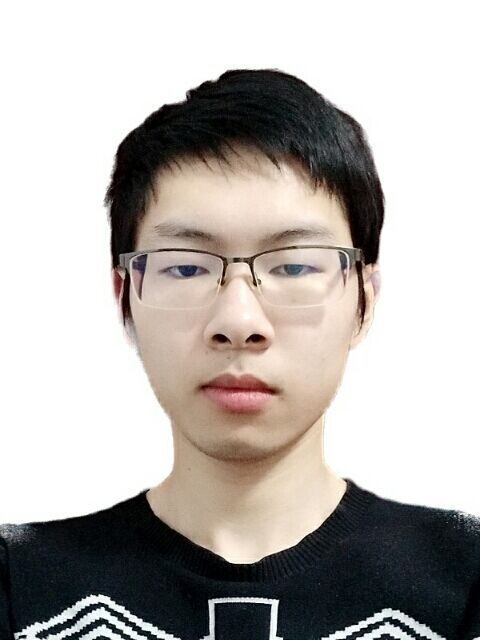
#> input picture Serve/Picture/2017213023.jpg, 480 x 640 px; its folder holds only this picture in this run
$ python training.py
#> lines starting #> are read from the running program, lines starting #| are printed output that depends on the picture
import os
import cv2 as cv
import sys
import numpy as np
from PIL import Image

def getImageAndLabels(path):
#> called with path = './Picture/'
    facesSamples = []
    ids = []
    imagePaths = [os.path.join(path, f) for f in os.listdir(path)]
    print(imagePaths)
    # #检测人脸
    face_detector = cv.CascadeClassifier(
        'confing/haarcascade_frontalface_default.xml')
    #遍历列表中的图片
    for imagePath in imagePaths:
        #打开图片
        PIL_img = Image.open(imagePath).convert('L')
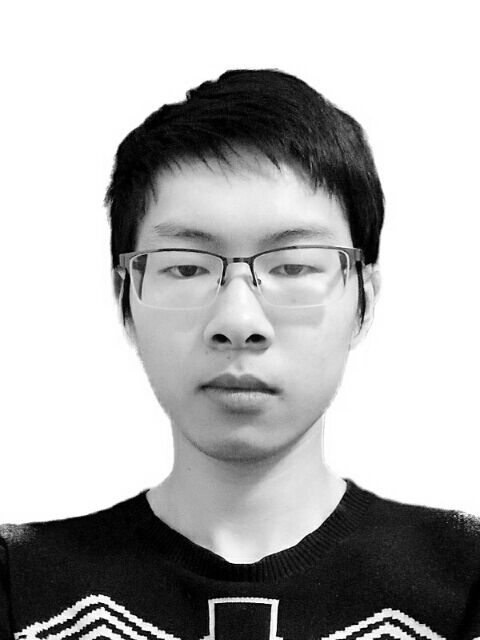
#> PIL_img: PIL image 480x640 L; min 0, max 255, mean 178.4
        #将图像转换为数组
        img_numpy = np.array(PIL_img, 'uint8')
        faces = face_detector.detectMultiScale(img_numpy)
#> faces = [[88, 140, 309, 309]]
        #获取每张图片的id
        # print(os.path.split(imagePath))
        id=int(os.path.split(imagePath)[1].split(".")[0])
        for x, y, w, h in faces:
            facesSamples.append(img_numpy[y:y+h, x:x+w])
            ids.append(id)
#> this loop made 1 pass
#> after the loop, facesSamples = 1 item; ids = [2017213023]
        # 获取训练对象
    # recognizer = cv.face.LBPHFaceRecognizer_create()
    # recognizer.train(faces, np.array(ids))
    # # 保存文件
    # recognizer.write('confing/trainer.yml')
    return facesSamples,ids


def Traing():
    path = './Picture/'
    # 获取图像数组和id标签数组
    faces, ids = getImageAndLabels(path)
#> faces = 1 item; ids = [2017213023]
    # 获取训练对象
    recognizer = cv.face.LBPHFaceRecognizer_create()
    recognizer.train(faces, np.array(ids))
    # 保存文件
    recognizer.write('confing/trainer.yml')


if __name__ == '__main__':
    #图片路径
    #path='./data/jm/'
    Traing()
    print("Traing Over!")
